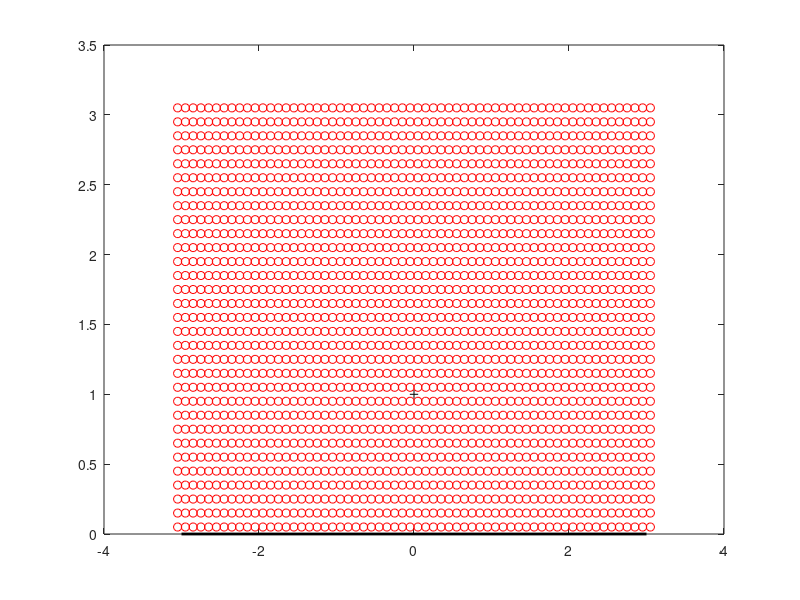

Source code (MATLAB): (Note: this script raises an error after producing the figure.)
% example_half_slit_save_contores_1.m
% Nasser, June 16, 2019
clc;clear; 
%
% To generate the data files 
% x1_pt.mat, y1_pt.mat, u1_pt.mat
% which used by the file
% example_half_slit_plot_contores_1.m
% to plot Figure 24 in Section 8 of the paper:
% COMPUTATION OF CONFORMAL INVARIANTS 
%
%
n     =  2^12;  
ratio =  0.1;
z1    =  i;
%
[X,Y]    =  meshgrid([-3.05:0.1:3.05],[0.05:0.1:3.05]);
Z        =  X+i*Y;
[mx,nx]  = size(Z);
%
figure
plot(real(Z),imag(Z),'or')
hold on
plot([-3 3],[0 0],'k','LineWidth',2)
plot(0,1,'+k')
%
for kx=1:mx
    for jx=1:nx
        z = Z(kx,jx);
        u(kx,jx) = cap_of_half_slit(z1,z,n,ratio,1e-14);
    end
end
%
save('x1_pt.mat', 'X', '-ascii', '-double');
save('y1_pt.mat', 'Y', '-ascii', '-double');
save('u1_pt.mat', 'u', '-ascii', '-double');
%